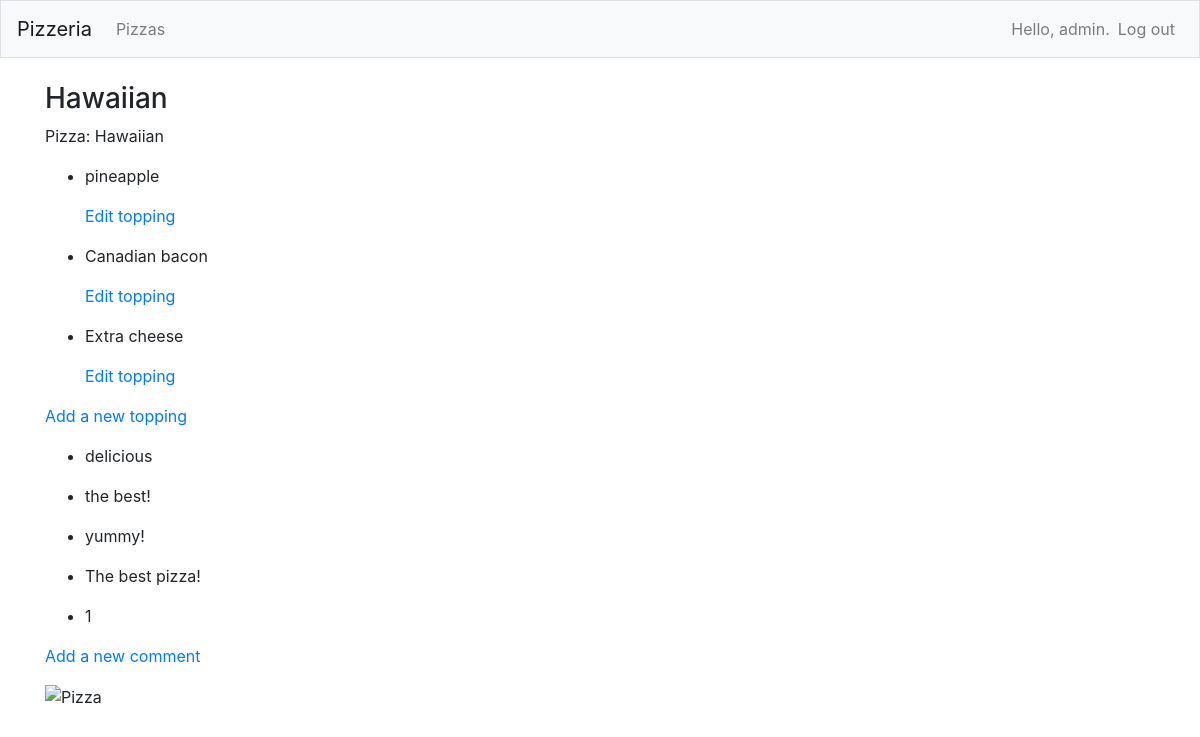
Page /pizzas/1/ (signed in) on the committed database.
### pizzas/models.py (models this page shows, shortened)
class Pizza(models.Model):
    name = models.CharField(max_length=200)
    date_added = models.DateTimeField(auto_now_add=True)
    owner = models.ForeignKey(User, on_delete=models.CASCADE)
    def __str__(self):
        return self.name

class Topping(models.Model):
    pizza = models.ForeignKey(Pizza, on_delete=models.CASCADE)
    name = models.CharField(max_length=200)
    date_added = models.DateTimeField(auto_now_add=True)
    class Meta:
        verbose_name_plural = "Toppings"

class Comment(models.Model):
    pizza = models.ForeignKey(Pizza, on_delete=models.CASCADE)
    name = models.CharField(max_length=200)
    date_added = models.DateTimeField(auto_now_add=True)

### pizzas/views.py (the view)
# urls.py: path("pizzas/<int:pizza_id>/", views.pizza, name="pizza"),
@login_required
def pizza(request, pizza_id):
    pizza = Pizza.objects.get(id=pizza_id)
    if pizza.owner != request.user:
        raise Http404
    toppings = pizza.topping_set.all()
    comments = pizza.comment_set.order_by("-date_added")
    context = {"pizza": pizza, "toppings": toppings, "comments": comments}
    return render(request, "pizzas/pizza.html", context)

### pizzas/templates/pizzas/pizza.html (shortened to what this page needs)
{% extends "pizzas/base.html" %}
{% block page_header %}
<h3>{{ pizza }}</h3>
{% endblock page_header %}
{% block content %}
<p>Pizza: {{ pizza.name }}</p>
<ul>
    {% for topping in toppings %}
    <li>
        <p>{{ topping.name|linebreaks }}</p>
        <p>
            <a href="{% url 'pizzas:edit_topping' topping.id %}">Edit topping</a>
        </p>
    </li>
    {% empty %}
    <li>No toppings for this pizza have been added yet.</li>
    {% endfor %}
</ul>
<p>
    <a href="{% url 'pizzas:new_topping' pizza.id %}">Add a new topping</a>
</p>
<ul>
    {% for comment in comments %}
    <li>
        <p> {{ comment.name|linebreaks }}</p>
    </li>
    {% empty %}
    <li>No comments for this pizza have been added yet.</li>
    {% endfor %}
</ul>
<p>
    <a href="{% url 'pizzas:new_comment' pizza.id %}">Add a new comment</a>
</p>
<P>
    <img src="https://pngimg.com/uploads/pizza/pizza_PNG44072.png" alt="Pizza">
</P>
{% endblock content %}

### pizzas/templates/pizzas/base.html (shortened to what this page needs)
{% load bootstrap4 %}
<!doctype html>
<html lang="eng">
<head>
    {% bootstrap_css %}{% bootstrap_javascript jquery='full' %}
</head>
<body>
    <nav class="navbar navbar-expand-md navbar-light bg-light mb-4 border">
        <a class="navbar-brand" href="{% url 'pizzas:index'%}">
            Pizzeria</a>
        <div class="collapse navbar-collapse" id="navbarCollapse">
            <ul class="navbar-nav mr-auto">
                <li class="nav-item">
                    <a class="nav-link" href="{% url 'pizzas:pizzas'%}">
                        Pizzas</a>
                </li>
            </ul>
            <ul class="navbar-nav ml-auto">
                {% if user.is_authenticated %}
                <li class="nav-item">
                    <span class="navbar-text" }">Hello, {{ user.username }}.</span>
                </li>
                <li class="nav-item">
                    <a class="nav-link" href="{% url 'users:logout' %}">Log out</a>
                </li>
                {% endif %}
            </ul>
        </div>
    </nav>
    <main role="main" class="container">
        <div class+"pb-2 mb-2 border-bottom">
            {% block page_header %}{% endblock page_header %}
        </div>
        <div>
            {% block content %}{% endblock content %}
        </div>
    </main>
</body>
</html>

### rows in the picture
Pizza: name "Hawaiian"
Topping: name "pineapple"
Topping: name "Canadian bacon"
Topping: name "Extra cheese"
Comment: name "delicious"
Comment: name "the best!"
Comment: name "yummy!"
Comment: name "The best pizza!"
Comment: name "1"

### other values in the picture
{{ user.username }} "admin"
